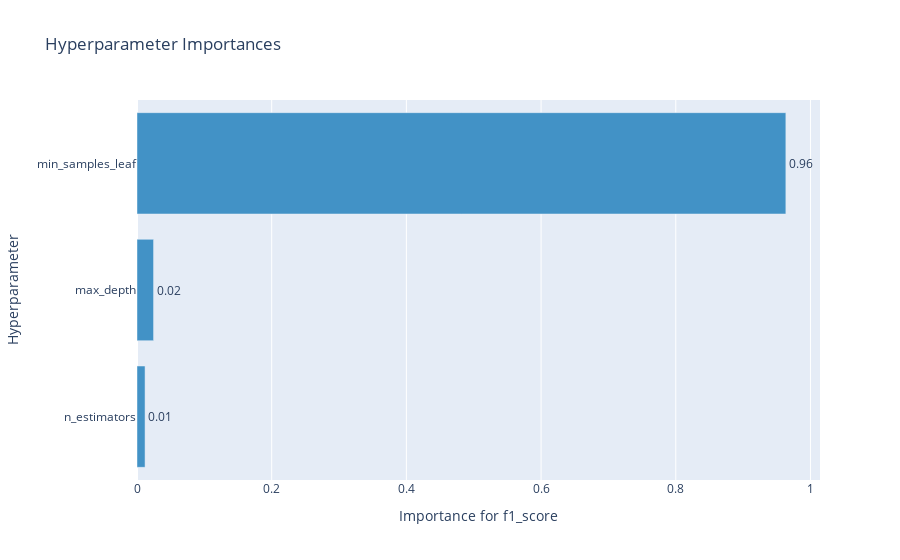

Here is the notebook cell this chart was saved with:
### Code cell
optuna.visualization.plot_param_importances(study_ranFor, target_name="f1_score")

### Figure 1 — Plotly figure (JSON) as saved in the notebook; plotly's stock layout.template omitted (floating-point values rounded to 4 significant figures)
{"data": [{"cliponaxis": false, "hovertemplate": ["n_estimators (IntDistribution): 0.011953360963409704<extra></extra>", "max_depth (IntDistribution): 0.02459437284438739<extra></extra>", "min_samples_leaf (IntDistribution): 0.963452266192203<extra></extra>"], "marker": {"color": "rgb(66,146,198)"}, "orientation": "h", "text": ["0.01", "0.02", "0.96"], "textposition": "outside", "type": "bar", "x": [0.01195, 0.02459, 0.9635], "y": ["n_estimators", "max_depth", "min_samples_leaf"]}], "layout": {"showlegend": false, "title": {"text": "Hyperparameter Importances"}, "xaxis": {"title": {"text": "Importance for f1_score"}}, "yaxis": {"title": {"text": "Hyperparameter"}}}}
